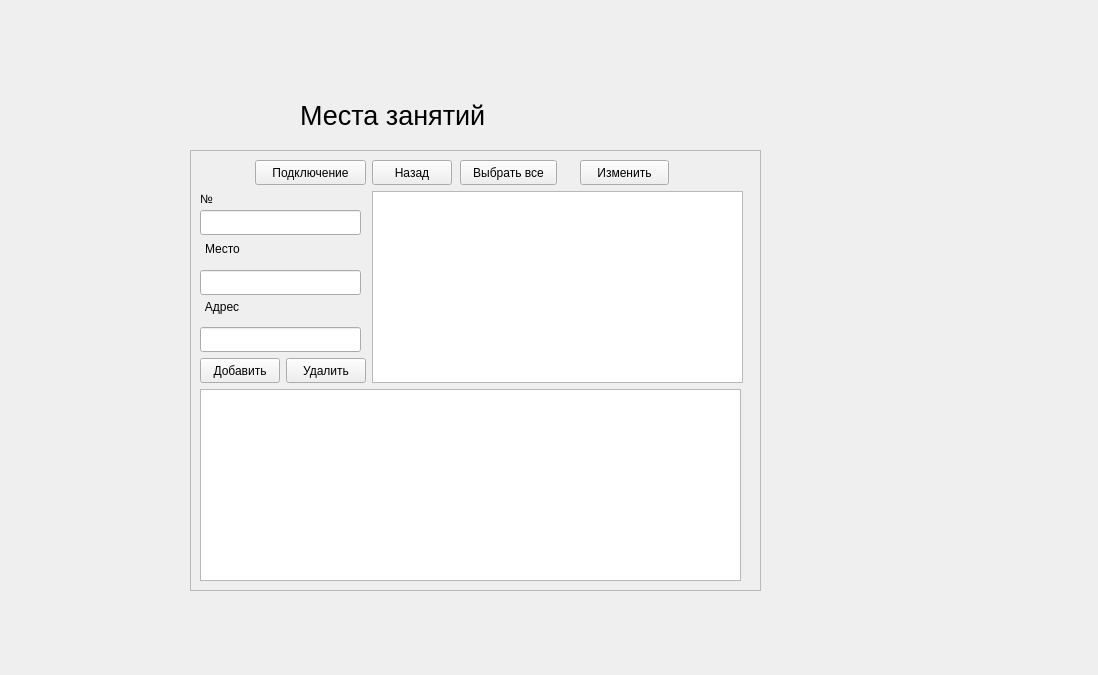
<?xml version="1.0" encoding="UTF-8"?>
<ui version="4.0">
 <class>placea</class>
 <widget class="QWidget" name="placea">
  <property name="geometry">
   <rect>
    <x>0</x>
    <y>0</y>
    <width>1098</width>
    <height>675</height>
   </rect>
  </property>
  <property name="windowTitle">
   <string>Form</string>
  </property>
  <widget class="QFrame" name="frame">
   <property name="geometry">
    <rect>
     <x>190</x>
     <y>150</y>
     <width>571</width>
     <height>441</height>
    </rect>
   </property>
   <property name="frameShape">
    <enum>QFrame::StyledPanel</enum>
   </property>
   <property name="frameShadow">
    <enum>QFrame::Raised</enum>
   </property>
   <widget class="QLabel" name="lbPlaceA">
    <property name="geometry">
     <rect>
      <x>10</x>
      <y>90</y>
      <width>45</width>
      <height>17</height>
     </rect>
    </property>
    <property name="text">
     <string>Место</string>
    </property>
    <property name="alignment">
     <set>Qt::AlignCenter</set>
    </property>
   </widget>
   <widget class="QLineEdit" name="leAdresPlA">
    <property name="geometry">
     <rect>
      <x>10</x>
      <y>177</y>
      <width>161</width>
      <height>25</height>
     </rect>
    </property>
   </widget>
   <widget class="QPushButton" name="btnDelPlA">
    <property name="geometry">
     <rect>
      <x>96</x>
      <y>208</y>
      <width>80</width>
      <height>25</height>
     </rect>
    </property>
    <property name="text">
     <string>Удалить</string>
    </property>
   </widget>
   <widget class="QTextEdit" name="tePlaceA">
    <property name="geometry">
     <rect>
      <x>10</x>
      <y>239</y>
      <width>541</width>
      <height>192</height>
     </rect>
    </property>
   </widget>
   <widget class="QTableWidget" name="twPlaceA">
    <property name="geometry">
     <rect>
      <x>182</x>
      <y>41</y>
      <width>371</width>
      <height>192</height>
     </rect>
    </property>
   </widget>
   <widget class="QPushButton" name="btnBackPlA">
    <property name="geometry">
     <rect>
      <x>182</x>
      <y>10</y>
      <width>80</width>
      <height>25</height>
     </rect>
    </property>
    <property name="text">
     <string>Назад</string>
    </property>
   </widget>
   <widget class="QPushButton" name="btnAddPlA">
    <property name="geometry">
     <rect>
      <x>10</x>
      <y>208</y>
      <width>80</width>
      <height>25</height>
     </rect>
    </property>
    <property name="text">
     <string>Добавить</string>
    </property>
   </widget>
   <widget class="QPushButton" name="btnSelectAllPlA">
    <property name="geometry">
     <rect>
      <x>270</x>
      <y>10</y>
      <width>97</width>
      <height>25</height>
     </rect>
    </property>
    <property name="text">
     <string>Выбрать все</string>
    </property>
   </widget>
   <widget class="QLineEdit" name="lePlaceA">
    <property name="geometry">
     <rect>
      <x>10</x>
      <y>120</y>
      <width>161</width>
      <height>25</height>
     </rect>
    </property>
   </widget>
   <widget class="QLabel" name="lbAdresPlA">
    <property name="geometry">
     <rect>
      <x>10</x>
      <y>148</y>
      <width>44</width>
      <height>17</height>
     </rect>
    </property>
    <property name="text">
     <string>Адрес</string>
    </property>
    <property name="alignment">
     <set>Qt::AlignCenter</set>
    </property>
   </widget>
   <widget class="QPushButton" name="btnConnect">
    <property name="geometry">
     <rect>
      <x>65</x>
      <y>10</y>
      <width>111</width>
      <height>25</height>
     </rect>
    </property>
    <property name="text">
     <string>Подключение</string>
    </property>
   </widget>
   <widget class="QLabel" name="label">
    <property name="geometry">
     <rect>
      <x>10</x>
      <y>40</y>
      <width>67</width>
      <height>17</height>
     </rect>
    </property>
    <property name="text">
     <string>№</string>
    </property>
   </widget>
   <widget class="QLineEdit" name="leId">
    <property name="geometry">
     <rect>
      <x>10</x>
      <y>60</y>
      <width>161</width>
      <height>25</height>
     </rect>
    </property>
   </widget>
   <widget class="QPushButton" name="bntEdit">
    <property name="geometry">
     <rect>
      <x>390</x>
      <y>10</y>
      <width>89</width>
      <height>25</height>
     </rect>
    </property>
    <property name="text">
     <string>Изменить</string>
    </property>
   </widget>
  </widget>
  <widget class="QLabel" name="label_3">
   <property name="geometry">
    <rect>
     <x>300</x>
     <y>90</y>
     <width>201</width>
     <height>51</height>
    </rect>
   </property>
   <property name="font">
    <font>
     <pointsize>20</pointsize>
    </font>
   </property>
   <property name="text">
    <string>Места занятий</string>
   </property>
  </widget>
 </widget>
 <resources/>
 <connections/>
</ui>
